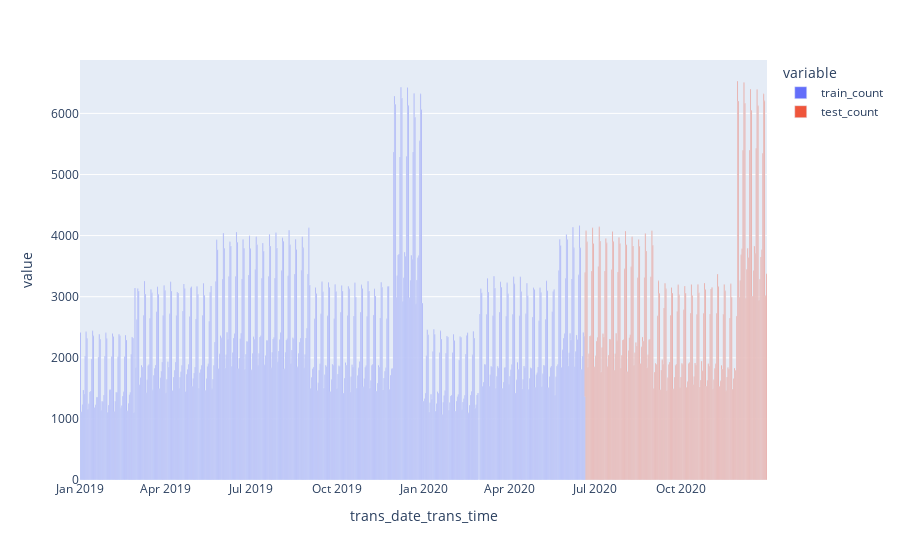

Notebook source saved alongside this figure:
### Markdown cell above
per day:

### Code cell
px.bar(
    train_data['trans_date_trans_time'].dt.date.value_counts().sort_index().rename("train_count").to_frame().join( \
        test_data['trans_date_trans_time'].dt.date.value_counts().sort_index().rename("test_count") \
            , how='outer')
        )

### Figure 1 — Plotly figure (JSON) as saved in the notebook; plotly's stock layout.template omitted (floating-point values rounded to 4 significant figures; data arrays with more than 128 entries replaced by an {"elided": "..."} marker saying what was removed)
{"data": [{"hovertemplate": "variable=train_count<br>trans_date_trans_time=%{x}<br>value=%{y}<extra></extra>", "legendgroup": "train_count", "marker": {"color": "#636efa", "pattern": {"shape": ""}}, "name": "train_count", "orientation": "v", "showlegend": true, "textposition": "auto", "type": "bar", "x": {"elided": "730 str values"}, "xaxis": "x", "y": {"elided": "730 float values"}, "yaxis": "y"}, {"hovertemplate": "variable=test_count<br>trans_date_trans_time=%{x}<br>value=%{y}<extra></extra>", "legendgroup": "test_count", "marker": {"color": "#EF553B", "pattern": {"shape": ""}}, "name": "test_count", "orientation": "v", "showlegend": true, "textposition": "auto", "type": "bar", "x": {"elided": "730 str values"}, "xaxis": "x", "y": {"elided": "730 float values"}, "yaxis": "y"}], "layout": {"barmode": "relative", "legend": {"title": {"text": "variable"}, "tracegroupgap": 0}, "margin": {"t": 60}, "xaxis": {"anchor": "y", "domain": [0, 1], "title": {"text": "trans_date_trans_time"}}, "yaxis": {"anchor": "x", "domain": [0, 1], "title": {"text": "value"}}}}
